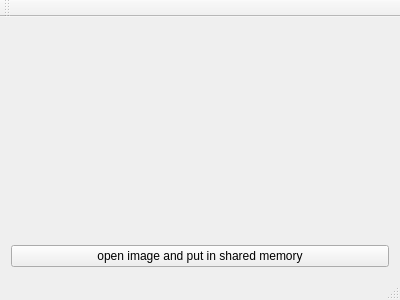
<?xml version="1.0" encoding="UTF-8"?>
<ui version="4.0">
 <class>MainWindow</class>
 <widget class="QMainWindow" name="MainWindow">
  <property name="geometry">
   <rect>
    <x>0</x>
    <y>0</y>
    <width>400</width>
    <height>300</height>
   </rect>
  </property>
  <property name="windowTitle">
   <string>MainWindow</string>
  </property>
  <widget class="QWidget" name="centralWidget">
   <layout class="QVBoxLayout" name="verticalLayout_2">
    <item>
     <layout class="QVBoxLayout" name="verticalLayout">
      <item>
       <widget class="QLabel" name="label">
        <property name="text">
         <string/>
        </property>
       </widget>
      </item>
      <item>
       <widget class="QPushButton" name="loadFileButton">
        <property name="text">
         <string>open image and put in shared memory</string>
        </property>
       </widget>
      </item>
     </layout>
    </item>
   </layout>
  </widget>
  <widget class="QMenuBar" name="menuBar">
   <property name="geometry">
    <rect>
     <x>0</x>
     <y>0</y>
     <width>400</width>
     <height>25</height>
    </rect>
   </property>
  </widget>
  <widget class="QToolBar" name="mainToolBar">
   <attribute name="toolBarArea">
    <enum>TopToolBarArea</enum>
   </attribute>
   <attribute name="toolBarBreak">
    <bool>false</bool>
   </attribute>
  </widget>
  <widget class="QStatusBar" name="statusBar"/>
 </widget>
 <layoutdefault spacing="6" margin="11"/>
 <resources/>
 <connections/>
</ui>
